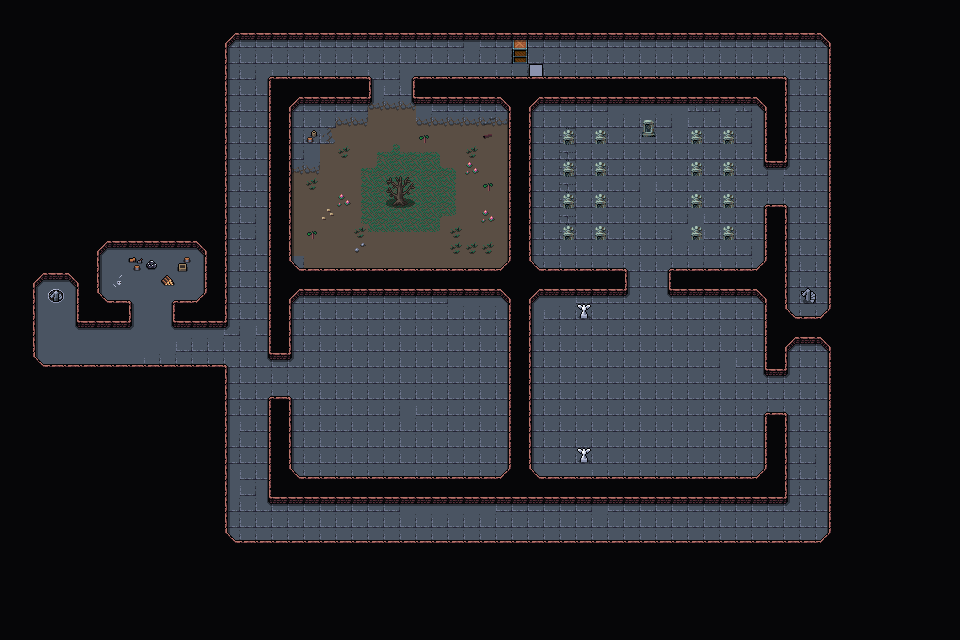

A level layout from a 2D game, rendered from its tile map. Below: a short description, then the map file with tile-grid data replaced by summaries:
An orthogonal 60x40 tile map with 16x16 px tiles, 5 tile layers (Collision, Background, Clutter, Walls, ...), 4 tilesets and 19 objects.

<map version="1.10" tiledversion="1.10.1" orientation="orthogonal" renderorder="right-down" width="60" height="40" tilewidth="16" tileheight="16" infinite="0" nextlayerid="11" nextobjectid="85">
 <tileset firstgid="1" source="../../tileset/main.tsx" />
 <tileset firstgid="10113" source="../../tileset/buildings.tsx" />
 <tileset firstgid="11905" source="../../tileset/FarmFood.tsx" />
 <tileset firstgid="16001" source="../../tileset/main-nocollide.tsx" />
 <layer id="10" name="Collision" width="60" height="40">
  <data>[2400 cells, 19 non-empty, 1 distinct tile ids]</data>
 </layer>
 <layer id="1" name="Background" width="60" height="40">
  <data>[2400 cells, 2400 non-empty, 8 distinct tile ids]</data>
 </layer>
 <layer id="3" name="Clutter" width="60" height="40">
  <properties>
   <property name="spriteLayer" type="bool" value="true" />
  </properties>
  <data>[2400 cells, 84 non-empty, 32 distinct tile ids]</data>
 </layer>
 <layer id="2" name="Walls" width="60" height="40">
  <data>[2400 cells, 1761 non-empty, 16 distinct tile ids]</data>
 </layer>
 <layer id="9" name="Tilelaag 4" width="60" height="40">
  <data>[2400 cells, 7 non-empty, 5 distinct tile ids]</data>
 </layer>
 <objectgroup id="4" name="Objects">
  <object id="66" template="../../obj/door_up.tx" x="798.41" y="304.238">
   <properties>
    <property name="teleport" value="../common/maps/map/vampirecastle/vampirecastle_4C.tmx" />
    <property name="teleportObjectId" value="65" />
   </properties>
  </object>
  <object id="67" template="../../obj/door_down.tx" x="48.9816" y="304.041">
   <properties>
    <property name="teleport" value="../common/maps/map/vampirecastle/vampirecastle_4.tmx" />
    <property name="teleportObjectId" value="66" />
   </properties>
  </object>
  <object id="68" template="../../obj/enemy.tx" x="517.558" y="531.191">
   <properties>
    <property name="enemy" value="High Vampire" />
    <property name="speedModifier" type="float" value="10" />
    <property name="threatRange" type="int" value="50" />
    <property name="waypoints" value="74,76,77,78,77,76,74" />
   </properties>
  </object>
  <object id="69" template="../../obj/enemy.tx" x="640.989" y="193.444">
   <properties>
    <property name="enemy" value="Undead Roamer" />
   </properties>
  </object>
  <object id="70" template="../../obj/treasure.tx" x="390.083" y="317.167" />
  <object id="71" template="../../obj/booster.tx" x="730.462" y="324.215">
   <properties>
    <property name="reward">[
	{
		"type": "card",
		"probability": 0.5,
		"count": 1,
		"cardName": "Murder|PRM|1"
	},
	{
		"type": "card",
		"probability": 0.5,
		"count": 1,
		"cardName": "Vendetta|MMQ|1"
	},
	{
		"type": "card",
		"probability": 0.5,
		"count": 1,
		"cardName": "Sign in Blood|PRM|1"
	},
	{
		"type": "card",
		"probability": 0.5,
		"count": 1,
		"cardName": "Bone Harvest|MIR|1"
	},
	{
		"type": "card",
		"probability": 0.5,
		"count": 1,
		"cardName": "Dark Banishing|ICE|1"
	},
	{
		"type": "card",
		"probability": 0.5,
		"count": 1,
		"cardName": "Terror|LEA|1"
	},
	{
		"type": "card",
		"probability": 0.5,
		"count": 1,
		"cardName": "Diabolic Edict|PMEI|1"
	},
	{
		"type": "card",
		"probability": 0.5,
		"count": 1,
		"cardName": "Murder|PRM|1"
	},
	{
		"type": "card",
		"probability": 0.5,
		"count": 1,
		"cardName": "Vendetta|MMQ|1"
	},
	{
		"type": "card",
		"probability": 0.5,
		"count": 1,
		"cardName": "Sign in Blood|PRM|1"
	},
	{
		"type": "card",
		"probability": 0.5,
		"count": 1,
		"cardName": "Bone Harvest|MIR|1"
	},
	{
		"type": "card",
		"probability": 0.5,
		"count": 1,
		"cardName": "Dark Banishing|ICE|1"
	},
	{
		"type": "card",
		"probability": 0.5,
		"count": 1,
		"cardName": "Terror|LEA|1"
	},
	{
		"type": "card",
		"probability": 0.5,
		"count": 1,
		"cardName": "Diabolic Edict|PMEI|1"
	}
]</property>
   </properties>
  </object>
  <object id="72" template="../../obj/enemy.tx" x="394.545" y="387.141">
   <properties>
    <property name="enemy" value="Unraveling Crawler" />
    <property name="threatRange" type="int" value="40" />
   </properties>
  </object>
  <object id="73" template="../../obj/enemy.tx" x="635.147" y="383.441">
   <properties>
    <property name="enemy" value="Unholy Skull" />
    <property name="threatRange" type="int" value="50" />
    <property name="waypoints" value="80,81" />
   </properties>
  </object>
  <object id="74" template="../../obj/waypoint.tx" x="793.388" y="528.726" />
  <object id="75" template="../../obj/waypoint.tx" x="799.866" y="368.634" />
  <object id="76" template="../../obj/waypoint.tx" x="245.557" y="531.503" />
  <object id="77" template="../../obj/waypoint.tx" x="240.005" y="71.5836" />
  <object id="78" template="../../obj/waypoint.tx" x="472.278" y="66.9566" />
  <object id="79" template="../../obj/gold.tx" x="142.839" y="273.319" />
  <object id="80" template="../../obj/waypoint.tx" x="638.848" y="237.228" />
  <object id="81" template="../../obj/waypoint.tx" x="636.072" y="463.023" />
  <object id="82" template="../../obj/enemy.tx" x="390.843" y="149.316">
   <properties>
    <property name="enemy" value="Harpy" />
    <property name="speedModifier" type="float" value="10" />
    <property name="threatRange" type="int" value="50" />
   </properties>
  </object>
  <object id="83" template="../../obj/manashards.tx" x="736.014" y="125.256" />
  <object id="84" template="../../obj/manashards.tx" x="731.387" y="472.278" />
 </objectgroup>
</map>
